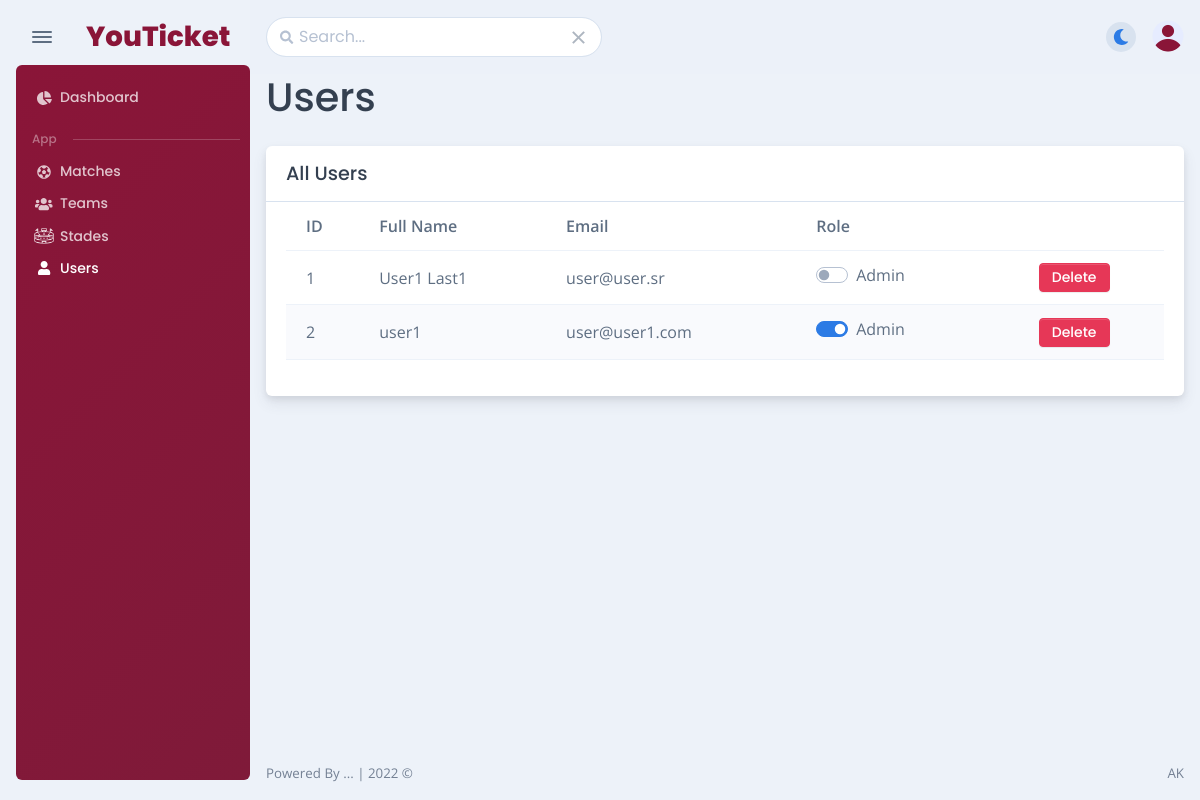
Screenshot of /admin/users.php (signed in) with the database file from the repository.
### tables this page shows
CREATE TABLE `users` (
  `id_user` int(11) NOT NULL,
  `id_role` int(11) DEFAULT '2',
  `fullname` varchar(255) NOT NULL,
  `email` varchar(255) NOT NULL,
  `passworld` varchar(255) NOT NULL
);

### model/database.php (called while the page is built, shortened)
<?php
class Connection{
    protected function connect(){
        $host = $_ENV['DB_SERVERNAME'];
        $user = $_ENV['DB_USERNAME'];
        $password = $_ENV['DB_USERPASSWORD'];
        $db = $_ENV['DB_DATABASE'];
        try{
            $connection = "mysql:host=$host;dbname=$db;charset=utf8mb4";
            $options = [
                PDO::ATTR_ERRMODE => PDO::ERRMODE_EXCEPTION,
                PDO::ATTR_EMULATE_PREPARES => false,
            ];
            $pdo = new PDO($connection, $user, $password, $options);
            return $pdo;
        }catch(PDOException $e){
            print_r('Error connection: ' . $e->getMessage());
        }
    }
}

### model/users.php (called while the page is built, shortened)
<?php
include_once('database.php');
class Users extends Connection{
    protected function getUsersDB(){
        $sql = "SELECT * FROM users";
        $stmt = $this ->connect()->prepare($sql);
        $stmt->execute();
        $result = $stmt->fetchAll();
        return $result;
    }
}

### controller/userController.php (called while the page is built, shortened)
<?php
include_once '../model/users.php';
class UsersController extends Users{
    public function getUsers(){
        $result = $this->getUsersDB();
        return $result;
    }
}

### admin/users.php (the view, shortened to what this page needs)
<?php
    $path = 'Users';
    require_once '../controller/userController.php';
    $Users = new UsersController();
    $Users -> setRole();
    $Users -> deleteUser();
    if($_SERVER ['REQUEST_METHOD'] == 'POST'){
        if(isset($_POST['searchbtn'])){
            $AllUsers = $Users -> SearchUser();
        }
    }else{
        $AllUsers = $Users -> getUsers();
    }
?>
<!DOCTYPE html>
<html lang="en-US">
    <head>
    </head>
    <body>
        <main class="main" id="top">
            <div class="container-fluid" data-layout="container">
                <?php include('../include/dashboard/nav-mobile.php'); ?>
                <div class="content">
                    <?php include('../include/dashboard/nav-desk.php'); ?>
                    <div class="row g-3 mb-3">
                        <h1><?=$path; ?> </h1>
                    </div>
                    <div class="row g-0">
                        <div class="card mb-3">
                            <div class="card-header border-bottom">
                                <div class=" d-flex justify-content-between">
                                    <div class="col-auto align-self-center">
                                        <h5 class="mb-0" >All Users</h5>
                                    </div>
                                </div>
                            </div>
                            <div class="card-body pt-0">
                                <div class="tab-content">
                                    <div class="tab-pane preview-tab-pane active" role="tabpanel" aria-labelledby="tab-dom-f3ee3586-6986-435d-af14-04f95ce3db36" id="dom-f3ee3586-6986-435d-af14-04f95ce3db36">
                                        <div class="table-responsive scrollbar">
                                            <table class="table table-hover table-striped overflow-hidden">
                                                <thead>
                                                    <tr>
                                                        <th scope="col">ID</th>
                                                        <th scope="col">Full Name</th>
                                                        <th scope="col">Email</th>
                                                        <th scope="col">Role</th>
                                                        <th class="text-end" scope="col"></th>
                                                    </tr>
                                                </thead>
                                                <tbody>
                                                    <?php foreach($AllUsers AS $user){ ?>
                                                        <tr class="align-middle" id="User<?=$user['id_user']; ?>">
                                                            <td class="text-nowrap"><?=$user['id_user']; ?></td>
                                                            <td id="userName<?=$user['id_user']; ?>" class="text-nowrap"><?=$user['fullname']; ?></td>
                                                            <td id="userEmail<?=$user['id_user']; ?>" class="text-nowrap"><?=$user['email']; ?></td>
                                                            <td id="userRole<?=$user['id_user']; ?>" class="text-nowrap">
                                                                <div class="form-check form-switch">
                                                                    <input class="form-check-input" type="checkbox" name="UserRole<?=$user['id_user']; ?>" id="flexSwitchCheckDefault" onclick="setRole('<?=$user['id_user']; ?>')"
                                                                    <?php if($user['id_role'] == '1')
                                                                        echo 'checked';?> > Admin
                                                                </div>
                                                            </td>
                                                            <td class="text-center" scope="col">
                                                                <a href="#" onclick="DeleteUser(<?=$user['id_user']; ?>)" class="btn btn-sm btn-danger">Delete</a>
                                                            </td>
                                                        </tr>
                                                    <?php } ?>
                                                </tbody>
                                            </table>
                                        </div>
                                    </div>
                                </div>
                            </div>
                        </div>
                    </div>
                    <footer class="footer">
                        <div class="row g-0 justify-content-between fs--1 mt-4 mb-3">
                            <div class="col-12 col-sm-auto text-center">
                                <p class="mb-0 text-600">
                                    Powered By ... <span class="d-none d-sm-inline-block">| </span><br class="d-sm-none" />
                                    2022 &copy; <a href="#"></a>
                                </p>
                            </div>
                            <div class="col-12 col-sm-auto text-center">
                                <p class="mb-0 text-600">AK</p>
                            </div>
                        </div>
                    </footer>
                </div>
            </div>
        </main>
    </body>
</html>

### rows the page displays
users: id_user "1", fullname "User1 Last1", email "user@user.sr"
users: id_user "2", fullname "user1", email "user@user1.com", id_role "☑"

### other values shown
$path "Users"
